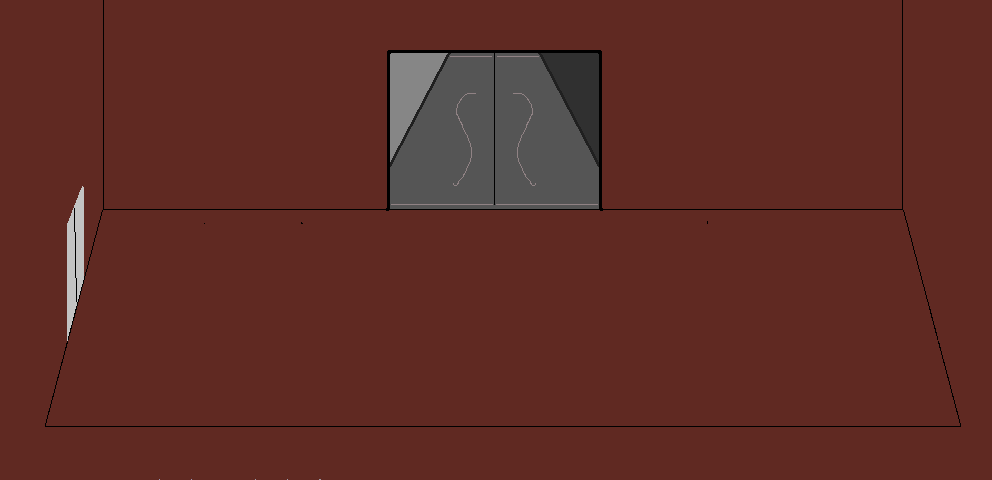

The image is a tile-based game level rendered from a .tmx file. Its description and source (layers, tilesets, objects; grid data summarised) follow:
An orthogonal 31x15 tile map with 32x32 px tiles, 3 tile layers (Tile Layer 2, Tile Layer 1, Tile Layer 3), 3 tilesets and 9 objects (2x character, level Info).

<map version="1.2" tiledversion="1.2.1" orientation="orthogonal" renderorder="right-down" width="31" height="15" tilewidth="32" tileheight="32" infinite="0" nextlayerid="35" nextobjectid="60">
 <tileset firstgid="1" name="grasstowngiftshop" tilewidth="32" tileheight="32" tilecount="300" columns="20">
  <image source="grasstowngiftshop.png" width="640" height="480" />
 </tileset>
 <tileset firstgid="301" name="grasstowngiftshop2" tilewidth="32" tileheight="32" tilecount="465" columns="31">
  <image source="grasstowngiftshop2.png" width="992" height="480" />
 </tileset>
 <tileset firstgid="766" name="grasstowngiftshop3" tilewidth="32" tileheight="32" tilecount="465" columns="31">
  <image source="grasstowngiftshop3.png" width="992" height="480" />
 </tileset>
 <layer id="32" name="Tile Layer 2" width="31" height="15">
  <data>[465 cells, 24 non-empty, 8 distinct tile ids]</data>
 </layer>
 <layer id="33" name="Tile Layer 1" width="31" height="15">
  <data>[465 cells, 0 non-empty, 0 distinct tile ids]</data>
 </layer>
 <layer id="34" name="Tile Layer 3" width="31" height="15">
  <data>[465 cells, 465 non-empty, 404 distinct tile ids]</data>
 </layer>
 <objectgroup id="4" name="Object Layer 1">
  <object id="19" x="96" y="288" width="32" height="32">
   <properties>
    <property name="orient" value="up" />
    <property name="playerstart" value="" />
    <property name="startarea" value="1" />
   </properties>
  </object>
  <object id="20" x="32" y="224" width="32" height="96">
   <properties>
    <property name="NewArea" value="grasstowngiftshop.tmx" />
    <property name="area" value="grasstowngiftshop2.tmx" />
    <property name="returnarea" value="2" />
   </properties>
  </object>
  <object id="22" name="level Info" x="768" y="32" width="24" height="24">
   <properties>
    <property name="areaname" value="The First Door" />
    <property name="levelinfo" value="1" />
   </properties>
  </object>
  <object id="51" name="Shopkeep" type="character" x="288" y="224" width="32" height="64">
   <properties>
    <property name="" value="" />
    <property name="SPflag1" value="" />
    <property name="description" value="This door is freaking annoying, man. It doesn't even open. It came with the bulding, and the original owners don't even\know what it does." />
    <property name="image" value="graycloak.gif" />
    <property name="name" value="Shopkeeper" />
    <property name="orient" value="down" />
    <property name="sprite" value="" />
   </properties>
  </object>
  <object id="52" x="96" y="160" width="800" height="32">
   <properties>
    <property name="block" value="" />
   </properties>
  </object>
  <object id="53" x="384" y="96" width="224" height="160">
   <properties>
    <property name="description" value="You're not me!" />
    <property name="door" value="" />
    <property name="nodesc" value="" />
   </properties>
  </object>
  <object id="54" x="480" y="256" width="32" height="32">
   <properties>
    <property name="orient" value="down" />
    <property name="playerstart" value="" />
    <property name="startarea" value="2" />
   </properties>
  </object>
  <object id="55" x="32" y="428" width="928" height="32">
   <properties>
    <property name="block" value="" />
   </properties>
  </object>
  <object id="58" name="Gray" type="character" x="608" y="-96" width="32" height="64">
   <properties>
    <property name="" value="" />
    <property name="SPflag1" value="" />
    <property name="description" value="bro please square up bro, im not gonna mess around bro" />
    <property name="image" value="graycloak.gif" />
    <property name="name" value="None" />
    <property name="orient" value="down" />
    <property name="sprite1" value="" />
    <property name="talk" value="There was someone like you... He told me something interesting." />
   </properties>
  </object>
 </objectgroup>
</map>
